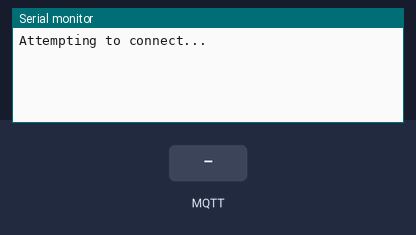
Simulated run of this sketch. Board: ESP8266 (NodeMCU). Parts: the last lines printed to the serial monitor. The test bench sets the inputs (shaded band). WiFi joins after 1.5 s; servers stay silent unless stated; no MQTT or app messages arrive unless stated.

Above: at 2.7 s.
2.8 s: MQTT message "5" arrives on the first subscribed topic
At 5.6 s:
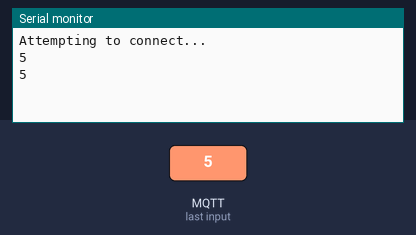
5.8 s: MQTT message "90" arrives on the first subscribed topic
At 6.7 s:
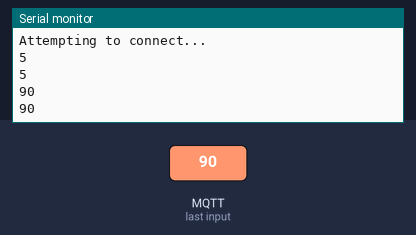

The sketch:

pubsub_esp_len_mqtt.ino
```cpp
// PubNub MQTT example using ESP8266.
#include <ESP8266WiFi.h>
#include <PubSubClient.h>
#include "Timer.h"
#include <SoftwareSerial.h>
// Connection info.
const char* ssid = "........................";
const char* password = "86868686";
const char* mqttServer = "192.168.1.219";
const int mqttPort = 1883;
const char* clientID = "Superman";
const char* Topic = "hello_world";
WiFiClient espClient;
PubSubClient client(espClient);
SoftwareSerial NodeMCU(D2,D3);

void callback(char* topic, byte* payload, unsigned int length) {
  String payload_buff;
  for (int i=0;i<length;i++) {
    payload_buff = payload_buff+String((char)payload[i]);
  }
  Serial.println(payload_buff); // Print out messages.
  Serial.println(payload_buff.toInt());
  Serial.println();
  if(payload_buff.toInt() > 500){
    NodeMCU.print(0);
  }
  else {
    NodeMCU.print(1);
  }

}
long lastReconnectAttempt = 0;
boolean reconnect() {
  if (client.connect(clientID)) {
    client.subscribe(Topic); // Subscribe.
  }
  return client.connected();
}
void setup() {
  Serial.begin(9600);
  NodeMCU.begin(9600);
  pinMode(D2,INPUT);
  pinMode(D3,OUTPUT);
  Serial.println("Attempting to connect...");
  WiFi.begin(ssid, password); // Connect to WiFi.
  if(WiFi.waitForConnectResult() != WL_CONNECTED) {
      Serial.println("Couldn't connect to WiFi.");
      while(1) delay(100);
  }
  client.setServer(mqttServer, mqttPort); // Connect to PubNub.
  client.setCallback(callback);
  lastReconnectAttempt = 0;
}
void loop() {
  if (!client.connected()) {
    long now = millis();
    if (now - lastReconnectAttempt > 5000) { // Try to reconnect.
      lastReconnectAttempt = now;
      if (reconnect()) { // Attempt to reconnect.
        lastReconnectAttempt = 0;
      }
    }
  } else { // Connected.
    client.loop();
//    client.publish(Topic,"234"); // Publish message.
    delay(500);
  }
}
```

Measured:
- after the input at 2.8 s, the serial monitor: prints a new line after 2.3 s (image 1)
- after the input at 5.8 s, the serial monitor: prints a new line after 0.25 s (image 2)
